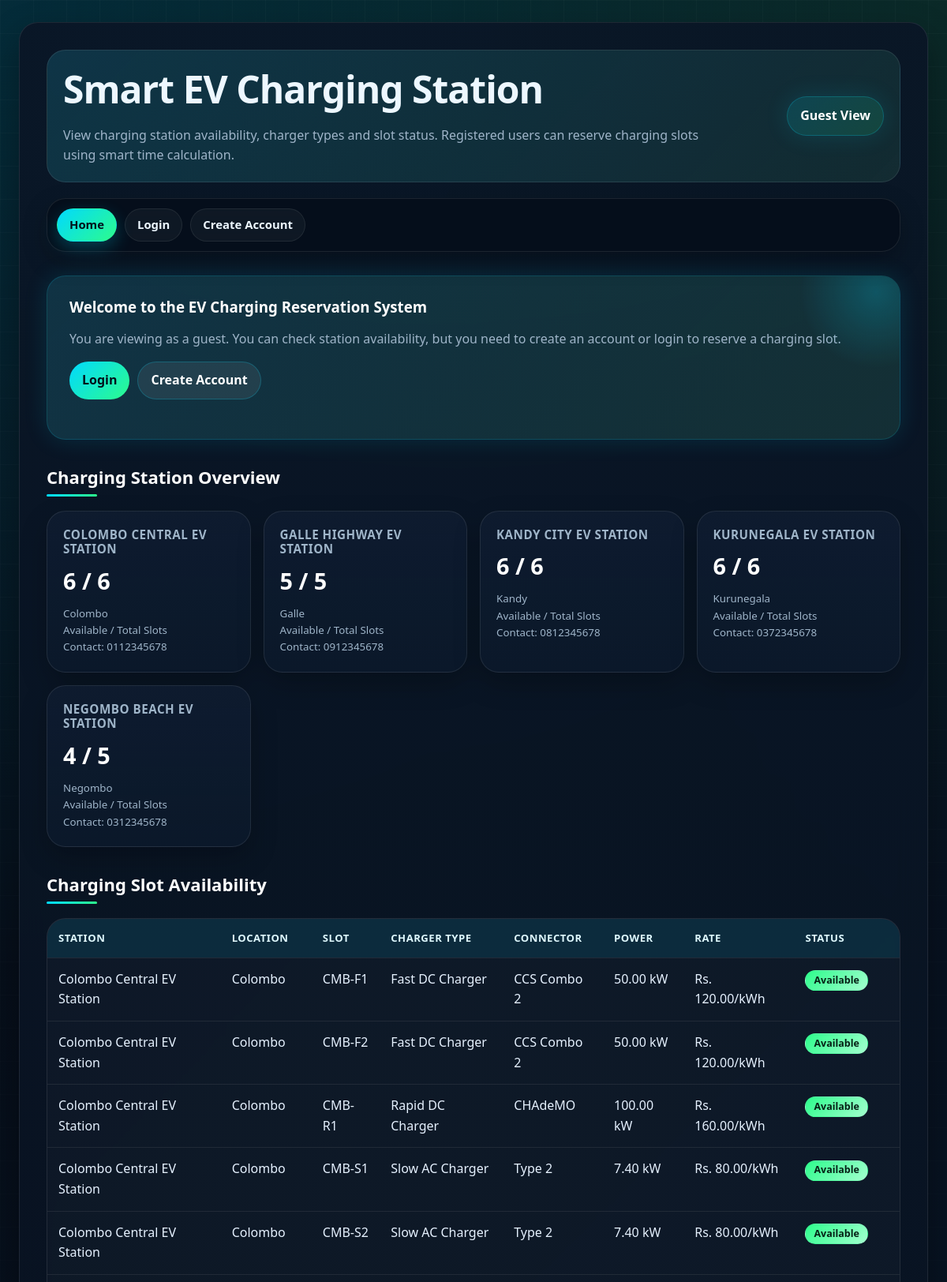
The page / (upper part) on the database its author committed.
### tables this page shows
CREATE TABLE `charging_stations` (
  `station_id` int(11) NOT NULL,
  `station_name` varchar(120) NOT NULL,
  `location` varchar(200) NOT NULL,
  `contact_number` varchar(15) DEFAULT NULL,
  `total_slots` int(11) NOT NULL DEFAULT 0,
  `created_at` timestamp NOT NULL DEFAULT current_timestamp()
);

CREATE TABLE `charging_slots` (
  `slot_id` int(11) NOT NULL,
  `station_id` int(11) NOT NULL,
  `type_id` int(11) NOT NULL,
  `slot_number` varchar(20) NOT NULL,
  `slot_status` enum('Available','Reserved','Charging','Out of Service') NOT NULL DEFAULT 'Available',
  `created_at` timestamp NOT NULL DEFAULT current_timestamp()
);

CREATE TABLE `charger_types` (
  `type_id` int(11) NOT NULL,
  `type_name` varchar(60) NOT NULL,
  `connector_type` varchar(60) NOT NULL,
  `power_output_kw` decimal(6,2) NOT NULL,
  `rate_per_kwh` decimal(10,2) NOT NULL
);

### index.php (the view, shortened to what this page needs)
<?php
require_once "config/db.php";
$is_logged_in = isset($_SESSION["user_id"]);
$user_role = $_SESSION["user_role"] ?? "";
$stations = $conn->query("
    SELECT
        st.station_id,
        st.station_name,
        st.location,
        st.contact_number,
        COUNT(sl.slot_id) AS total_slots,
        COALESCE(SUM(CASE WHEN sl.slot_status = 'Available' THEN 1 ELSE 0 END), 0) AS available_slots,
        COALESCE(SUM(CASE WHEN sl.slot_status = 'Reserved' THEN 1 ELSE 0 END), 0) AS reserved_slots,
        COALESCE(SUM(CASE WHEN sl.slot_status = 'Charging' THEN 1 ELSE 0 END), 0) AS charging_slots,
        COALESCE(SUM(CASE WHEN sl.slot_status = 'Out of Service' THEN 1 ELSE 0 END), 0) AS out_slots
    FROM charging_stations st
    LEFT JOIN charging_slots sl ON st.station_id = sl.station_id
    GROUP BY
        st.station_id,
        st.station_name,
        st.location,
        st.contact_number
    ORDER BY st.station_name
");
$slot_details = $conn->query("
    SELECT
        st.station_name,
        st.location,
        sl.slot_number,
        sl.slot_status,
        ct.type_name,
        ct.connector_type,
        ct.power_output_kw,
        ct.rate_per_kwh
    FROM charging_slots sl
    JOIN charging_stations st ON sl.station_id = st.station_id
    JOIN charger_types ct ON sl.type_id = ct.type_id
    ORDER BY st.station_name, sl.slot_number
");
function badgeClass($status) {
    if ($status === "Available") return "badge badge-available";
    if ($status === "Out of Service") return "badge badge-out";
    return "badge badge-pending";
}
?>
<!DOCTYPE html>
<html>
<head>
    <link rel="stylesheet" href="public/style.css">
</head>
<body>
<div class="container">
    <div class="dashboard-header">
        <div>
            <h1>Smart EV Charging Station</h1>
            <p>
                View charging station availability, charger types and slot status.
                Registered users can reserve charging slots using smart time calculation.
            </p>
        </div>
        <div class="profile-pill">
            <?php if ($is_logged_in) { ?>
                <?= htmlspecialchars($_SESSION["full_name"] ?? $user_role) ?>
            <?php } else { ?>
                Guest View
            <?php } ?>
        </div>
    </div>
    <div class="nav">
        <a class="active" href="index.php">Home</a>
        <?php if (!$is_logged_in) { ?>
            <a href="auth/login.php">Login</a>
            <a href="auth/register.php">Create Account</a>
        <?php } else { ?>
            <a href="auth/logout.php">Logout</a>
        <?php } ?>
    </div>
    <div class="page-content">
        <div class="recommend-box">
            <h3>Welcome to the EV Charging Reservation System</h3>
            <?php if (!$is_logged_in) { ?>
                <p>
                    You are viewing as a guest. You can check station availability,
                    but you need to create an account or login to reserve a charging slot.
                </p>
                <div class="page-actions">
                    <a class="action-btn" href="auth/login.php">Login</a>
                    <a class="action-btn secondary" href="auth/register.php">Create Account</a>
                </div>
            <?php } ?>
        </div>
        <h2>Charging Station Overview</h2>
        <div class="cards">
            <?php if ($stations->num_rows > 0) { ?>
                <?php while ($row = $stations->fetch_assoc()) { ?>
                    <div class="card">
                        <h3><?= htmlspecialchars($row["station_name"]) ?></h3>
                        <p>
                            <?= intval($row["available_slots"]) ?>
                            /
                            <?= intval($row["total_slots"]) ?>
                        </p>
                        <small>
                            <?= htmlspecialchars($row["location"]) ?><br>
                            Available / Total Slots<br>
                            Contact:
                            <?= htmlspecialchars($row["contact_number"] ?: "N/A") ?>
                        </small>
                    </div>
                <?php } ?>
            <?php } ?>
        </div>
        <h2>Charging Slot Availability</h2>
        <div class="table-wrapper">
            <table>
                <tr>
                    <th>Station</th>
                    <th>Location</th>
                    <th>Slot</th>
                    <th>Charger Type</th>
                    <th>Connector</th>
                    <th>Power</th>
                    <th>Rate</th>
                    <th>Status</th>
                </tr>
                <?php if ($slot_details->num_rows > 0) { ?>
                    <?php while ($row = $slot_details->fetch_assoc()) { ?>
                        <tr>
                            <td><?= htmlspecialchars($row["station_name"]) ?></td>
                            <td><?= htmlspecialchars($row["location"]) ?></td>
                            <td><?= htmlspecialchars($row["slot_number"]) ?></td>
                            <td><?= htmlspecialchars($row["type_name"]) ?></td>
                            <td><?= htmlspecialchars($row["connector_type"]) ?></td>
                            <td><?= number_format($row["power_output_kw"], 2) ?> kW</td>
                            <td>
                                Rs. <?= number_format($row["rate_per_kwh"], 2) ?>/kWh
                            </td>
                            <td>
                                <span class="<?= badgeClass($row["slot_status"]) ?>">
                                    <?= htmlspecialchars($row["slot_status"]) ?>
                                </span>
                            </td>
                        </tr>
                    <?php } ?>
                <?php } else { ?>
                    <tr>
                        <td colspan="8">No charging slots found.</td>
                    </tr>
                <?php } ?>
            </table>
        </div>
    </div>
</div>
</body>
</html>

### rows shown on the page
charging_stations: station_name "COLOMBO CENTRAL EV STATION", available_slots "6", total_slots "6", location "Colombo", contact_number "0112345678"
charging_stations: station_name "GALLE HIGHWAY EV STATION", available_slots "5", total_slots "5", location "Galle", contact_number "0912345678"
charging_stations: station_name "KANDY CITY EV STATION", available_slots "6", total_slots "6", location "Kandy", contact_number "0812345678"
charging_stations: station_name "KURUNEGALA EV STATION", available_slots "6", total_slots "6", location "Kurunegala", contact_number "0372345678"
charging_stations: station_name "NEGOMBO BEACH EV STATION", available_slots "4", total_slots "5", location "Negombo", contact_number "0312345678"
charging_slots: station.station_name "Colombo Central EV Station", station.location "Colombo", slot_number "CMB-F1", type.type_name "Fast DC Charger", type.connector_type "CCS Combo 2", type.power_output_kw "50.00", type.rate_per_kwh "120.00", slot_status "Available"
charging_slots: station.station_name "Colombo Central EV Station", station.location "Colombo", slot_number "CMB-F2", type.type_name "Fast DC Charger", type.connector_type "CCS Combo 2", type.power_output_kw "50.00", type.rate_per_kwh "120.00", slot_status "Available"
charging_slots: station.station_name "Colombo Central EV Station", station.location "Colombo", slot_number "CMB-R1", type.type_name "Rapid DC Charger", type.connector_type "CHAdeMO", type.power_output_kw "100.00", type.rate_per_kwh "160.00", slot_status "Available"
charging_slots: station.station_name "Colombo Central EV Station", station.location "Colombo", slot_number "CMB-S1", type.type_name "Slow AC Charger", type.connector_type "Type 2", type.power_output_kw "7.40", type.rate_per_kwh "80.00", slot_status "Available"
charging_slots: station.station_name "Colombo Central EV Station", station.location "Colombo", slot_number "CMB-S2", type.type_name "Slow AC Charger", type.connector_type "Type 2", type.power_output_kw "7.40", type.rate_per_kwh "80.00", slot_status "Available"
